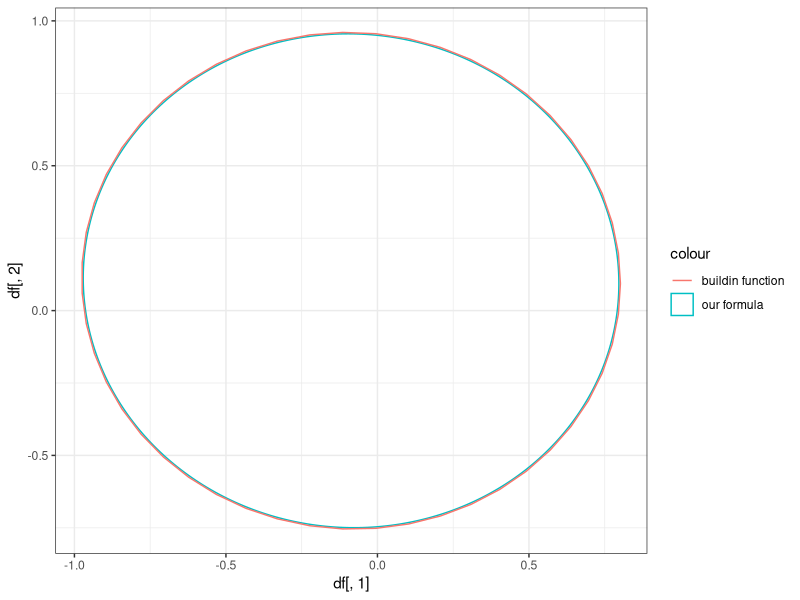

Write R code to recreate this figure.
## ---- chunk 1
N <- 100
p <- 0.68 # 0.3935
s <- -2 * log(1 - p)
# v1<-runif(N, min=-1,max=1)
# v2<-runif(N, min=-1,max=1)
df <- data.frame(
  "v1" = runif(N, min = -1, max = 1),
  "v2" = runif(N, min = -1, max = 1)
)
C <- cov(df) # /sqrt(N) # in the diagonal there is the error^2
sd1 <- sd(df[, 1]) # = error * sqrt(N) = lambda^2
sd2 <- sd(df[, 2])
err1 <- (sqrt(sum((mean(df[, 1]) - df[, 1])^2) / ((N - 1)))) # the error as they were bootstra
cat("cov_11 = ", C[1, 1], "  err^2=", err1 * err1, "\n")
err2 <- (sqrt(sum((mean(df[, 2]) - df[, 2])^2) / ((N - 1)))) # the error as they were bootstra
l1 <- (C[1, 1] + C[2, 2]) / 2 + sqrt(((C[1, 1] - C[2, 2]) / 2)^2 + C[1, 2]^2)
l2 <- (C[1, 1] + C[2, 2]) / 2 - sqrt(((C[1, 1] - C[2, 2]) / 2)^2 + C[1, 2]^2)
eig <- eigen(C)
cat("eigenvalue computed with eigen()  ", eig$values[1], "\n")
cat("eigenvalue computed by hand  ", l1, "\n")
theta <- atan(eig$vectors[2] / eig$vectors[1])
library(ggplot2)
library(ggforce)
gg <- ggplot() +
  theme_bw()
# gg<- gg+ geom_pointrange(aes(x=mean(df[,1]), y=mean(df[,2]),
#                                             ymin=mean(df[,2])-sd2,
#                                             ymax=mean(df[,2])+sd2
#                              ))
# gg<- gg+ geom_errorbarh(aes(x=mean(df[,1]), y=mean(df[,2]),
#                                             xmin=mean(df[,1])-sd1,
#                                             xmax=mean(df[,1])+sd1
#                              ), height=0.01)


gg <- gg + geom_ellipse(aes(
  x0 = mean(df[, 1]), y0 = mean(df[, 2]),
  angle = theta, a = sqrt(s * l1),
  b = sqrt(s * l2), color = "our formula"
))
gg <- gg + stat_ellipse(aes(x = df[, 1], y = df[, 2], color = "buildin function"),
  type = "norm", level = 0.68
)
gg
